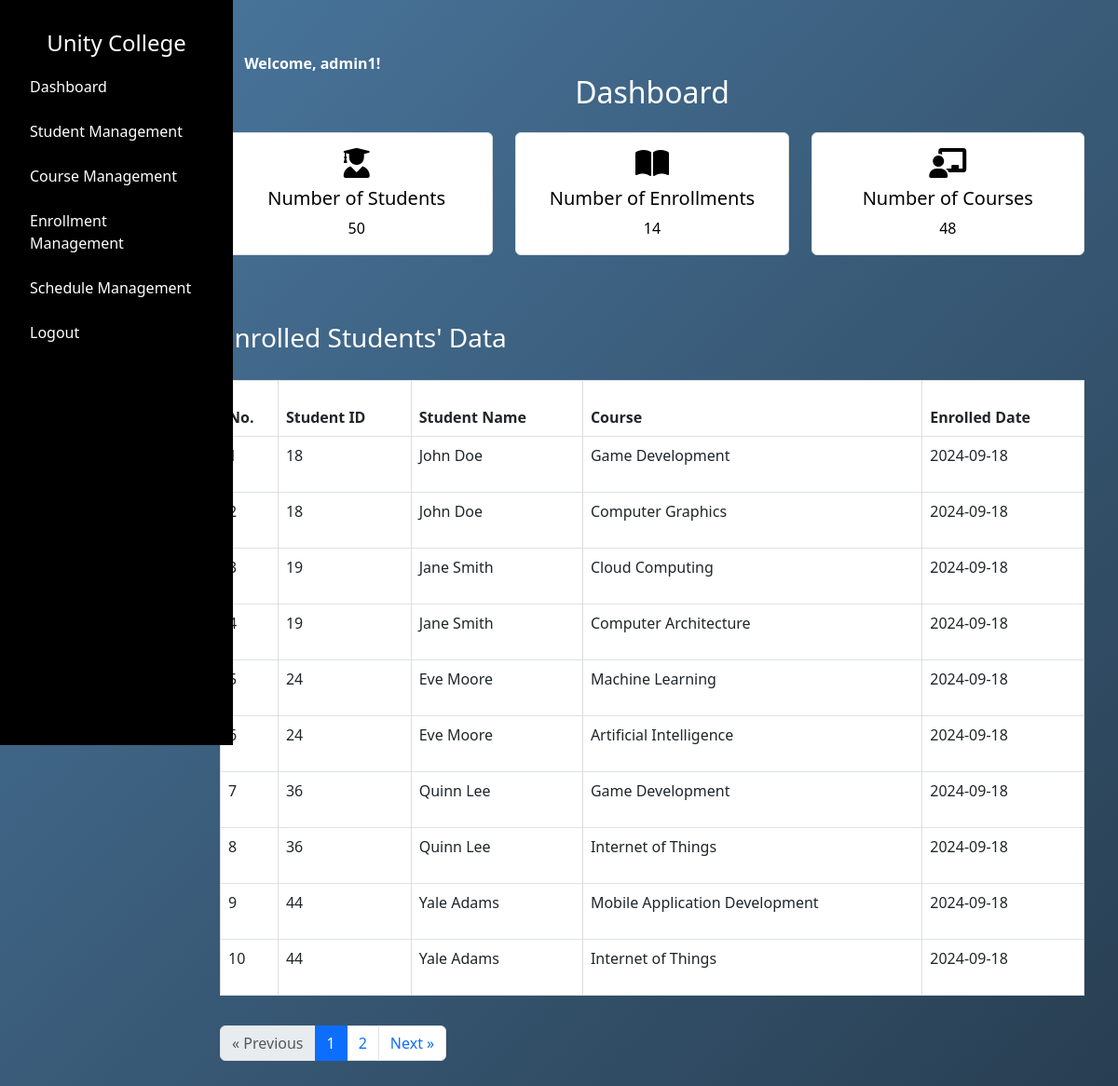
The app's page /admin/dashboard (signed in) with its own data.
### tables this page shows
CREATE TABLE "enrollment" (
    "id" INTEGER PRIMARY KEY AUTOINCREMENT,
    "student_id" INTEGER NOT NULL,
    "course_id" INTEGER NOT NULL,
    "enroll_date" DATE NOT NULL,
    FOREIGN KEY("student_id") REFERENCES "student"("id") ON DELETE RESTRICT,
    FOREIGN KEY("course_id") REFERENCES "course"("id") ON DELETE RESTRICT
);

CREATE TABLE "student" (
    "id" INTEGER PRIMARY KEY AUTOINCREMENT,
    "first_name" TEXT NOT NULL,
    "last_name" TEXT NOT NULL,
    "phone" INTEGER NOT NULL,
    "email" TEXT NOT NULL UNIQUE,
    "address" TEXT NOT NULL,
    "password" TEXT NOT NULL
);

CREATE TABLE "course" (
    "id" INTEGER PRIMARY KEY AUTOINCREMENT,
    "name" TEXT NOT NULL,
    "image" TEXT NOT NULL,
    "description" TEXT NOT NULL,
    "credits" INTEGER NOT NULL,
    "lecturer" TEXT NOT NULL
);

### app.py (the view)
@app.route("/admin/dashboard")
def admin_dashboard():
    if 'admin_uid' not in session or session.get('user_type') != 'admin':
        return redirect(url_for('admin_login'))
    first_name = session.get('first_name')
    admin_uid = session.get('admin_uid')
    try:
        total_students = query_db("SELECT COUNT(*) FROM student")[0][0]
        total_courses = query_db("SELECT COUNT(*) FROM course")[0][0]
        total_enrollments = query_db("SELECT COUNT(*) FROM enrollment")[0][0]
        page = request.args.get('page', 1, type=int)
        per_page = 10
        offset = (page - 1) * per_page
        enrolled_students = query_db("""
            SELECT
                student.id AS student_id,
                student.first_name || ' ' || student.last_name AS student_name,
                course.name AS course_name,
                enrollment.enroll_date
            FROM enrollment
            JOIN student ON enrollment.student_id = student.id
            JOIN course ON enrollment.course_id = course.id
            LIMIT ? OFFSET ?
        """, (per_page, offset))
        total_enrolled_students = query_db("""
            SELECT COUNT(*)
            FROM enrollment
            JOIN student ON enrollment.student_id = student.id
            JOIN course ON enrollment.course_id = course.id
        """)[0][0]
        total_pages = (total_enrolled_students + per_page - 1) // per_page
    except Exception as e:
        print(traceback.format_exc())
        total_students = total_courses = total_enrollments = 0
        enrolled_students = []
        total_pages = 0
    return render_template(
        "admin/dashboard.html",
        first_name=first_name,
        admin_uid = admin_uid,
        total_students=total_students,
        total_courses=total_courses,
        total_enrollments=total_enrollments,
        enrolled_students=enrolled_students,  # Pass the enrolled students data
        current_page=page,
        total_pages=total_pages
    )

### dbcontroller.py (called while the page is built)
def query_db(query, args=()):
    con = sqlite3.connect('advweb.db')
    cur = con.cursor()
    cur.execute(query, args)
    rv = cur.fetchall()  # Fetch all results
    cur.close()
    con.close()
    return rv

### templates/admin/dashboard.html (shortened to what this page needs)
{% extends '/admin/layout.html' %} {% block content %}
<link
  rel="stylesheet"
  href="https://cdnjs.cloudflare.com/ajax/libs/font-awesome/6.0.0-beta3/css/all.min.css"
/>
<link href="/static/css/admin/dashboard.css" rel="stylesheet" />
<div class="container mt-4">
  {% if admin_uid %}
  <li class="nav-item d-flex align-items-center">
    <span style="color: white">
      <span style="font-weight: bold; color: white"
        >Welcome, {{ first_name }}!</span
      >
    </span>
  </li>
  {% endif %}
  <h2 class="text-center mb-4 dashboardtitle">Dashboard</h2>
  <div class="row">
    <div class="col-12 col-md-4 mb-4">
      <div class="card">
        <div class="card-body">
          <i class="fas fa-user-graduate fa-2x"></i>
          <h5 class="card-title mt-2">Number of Students</h5>
          <p class="card-text">{{ total_students }}</p>
        </div>
      </div>
    </div>
    <div class="col-12 col-md-4 mb-4">
      <div class="card">
        <div class="card-body">
          <i class="fas fa-book-open fa-2x"></i>
          <h5 class="card-title mt-2">Number of Enrollments</h5>
          <p class="card-text">{{ total_enrollments }}</p>
        </div>
      </div>
    </div>
    <div class="col-12 col-md-4 mb-4">
      <div class="card">
        <div class="card-body">
          <i class="fas fa-chalkboard-teacher fa-2x"></i>
          <h5 class="card-title mt-2">Number of Courses</h5>
          <p class="card-text">{{ total_courses }}</p>
        </div>
      </div>
    </div>
  </div>
  <div class="row mt-5">
    <div class="col-12">
      <h3 class="tabletitle">Enrolled Students' Data</h3>
      <div class="table-responsive">
        <table class="table table-bordered">
          <thead>
            <tr>
              <th>No.</th>
              <th>Student ID</th>
              <th>Student Name</th>
              <th>Course</th>
              <th>Enrolled Date</th>
            </tr>
          </thead>
          <tbody>
            {% if enrolled_students %} {% for student in enrolled_students %}
            <tr>
              <td>{{ loop.index + (current_page - 1) * 10 }}</td>
              <td>{{ student[0]}}</td>
              <td>{{ student[1]}}</td>
              <td>{{ student[2]}}</td>
              <td>{{ student[3]}}</td>
            </tr>
            {% endfor %} {% else %}
            <tr>
              <td colspan="5" class="text-center">No enrollments found.</td>
            </tr>
            {% endif %}
          </tbody>
        </table>
      </div>
      <div class="row mt-3">
        <div class="col-12">
          <nav aria-label="Page navigation">
            <ul class="pagination">
              <li
                class="page-item {% if current_page == 1 %}disabled{% endif %}"
              >
                <a
                  class="page-link"
                  href="{{ url_for('admin_dashboard', page=current_page-1) }}"
                  aria-label="Previous"
                >
                  <span aria-hidden="true">&laquo;</span> Previous
                </a>
              </li>
              {% for page_num in range(1, total_pages + 1) %}
              <li
                class="page-item {% if page_num == current_page %}active{% endif %}"
              >
                <a
                  class="page-link"
                  href="{{ url_for('admin_dashboard', page=page_num) }}"
                  >{{ page_num }}</a
                >
              </li>
              {% endfor %}
              <li
                class="page-item {% if current_page == total_pages %}disabled{% endif %}"
              >
                <a
                  class="page-link"
                  href="{{ url_for('admin_dashboard', page=current_page+1) }}"
                  aria-label="Next"
                >
                  Next <span aria-hidden="true">&raquo;</span>
                </a>
              </li>
            </ul>
          </nav>
        </div>
      </div>
    </div>
  </div>
</div>
{% endblock %}

### static/css/admin/layout.css (style rules this page uses)
body { font-family: Arial, sans-serif; margin: 0; background: linear-gradient(135deg, #4b79a1 0%, #283e51 100%) no-repeat center center fixed; }

### static/css/admin/dashboard.css (style rules this page uses)
.card { border: 1px solid #dee2e6; border-radius: 0.375rem; background-color: white; color: black; }
.dashboardtitle { color: white; }
.card-body { text-align: center; color: inherit; }
table { width: 100%; border-collapse: collapse; margin: 20px 0; }
.tabletitle { color: white; }
table, th, td { border: 1px solid #ddd; }
th, td { padding: 12px; text-align: left; height: 60px; }
th { background-color: #f2f2f2; }
tr:nth-child(even) { background-color: #f9f9f9; }
a { text-decoration: none; }

### records on screen
enrollment: student "18", student "John Doe", name "Game Development", enroll_date "2024-09-18"
enrollment: student "18", student "John Doe", name "Computer Graphics", enroll_date "2024-09-18"
enrollment: student "19", student "Jane Smith", name "Cloud Computing", enroll_date "2024-09-18"
enrollment: student "19", student "Jane Smith", name "Computer Architecture", enroll_date "2024-09-18"
enrollment: student "24", student "Eve Moore", name "Machine Learning", enroll_date "2024-09-18"
enrollment: student "24", student "Eve Moore", name "Artificial Intelligence", enroll_date "2024-09-18"
enrollment: student "36", student "Quinn Lee", name "Game Development", enroll_date "2024-09-18"
enrollment: student "36", student "Quinn Lee", name "Internet of Things", enroll_date "2024-09-18"
enrollment: student "44", student "Yale Adams", name "Mobile Application Development", enroll_date "2024-09-18"
enrollment: student "44", student "Yale Adams", name "Internet of Things", enroll_date "2024-09-18"

### other values on screen
{{ first_name }} "admin1"
{{ total_students }} "50"
{{ total_enrollments }} "14"
{{ total_courses }} "48"
{{ page_num }} "1" "2"
